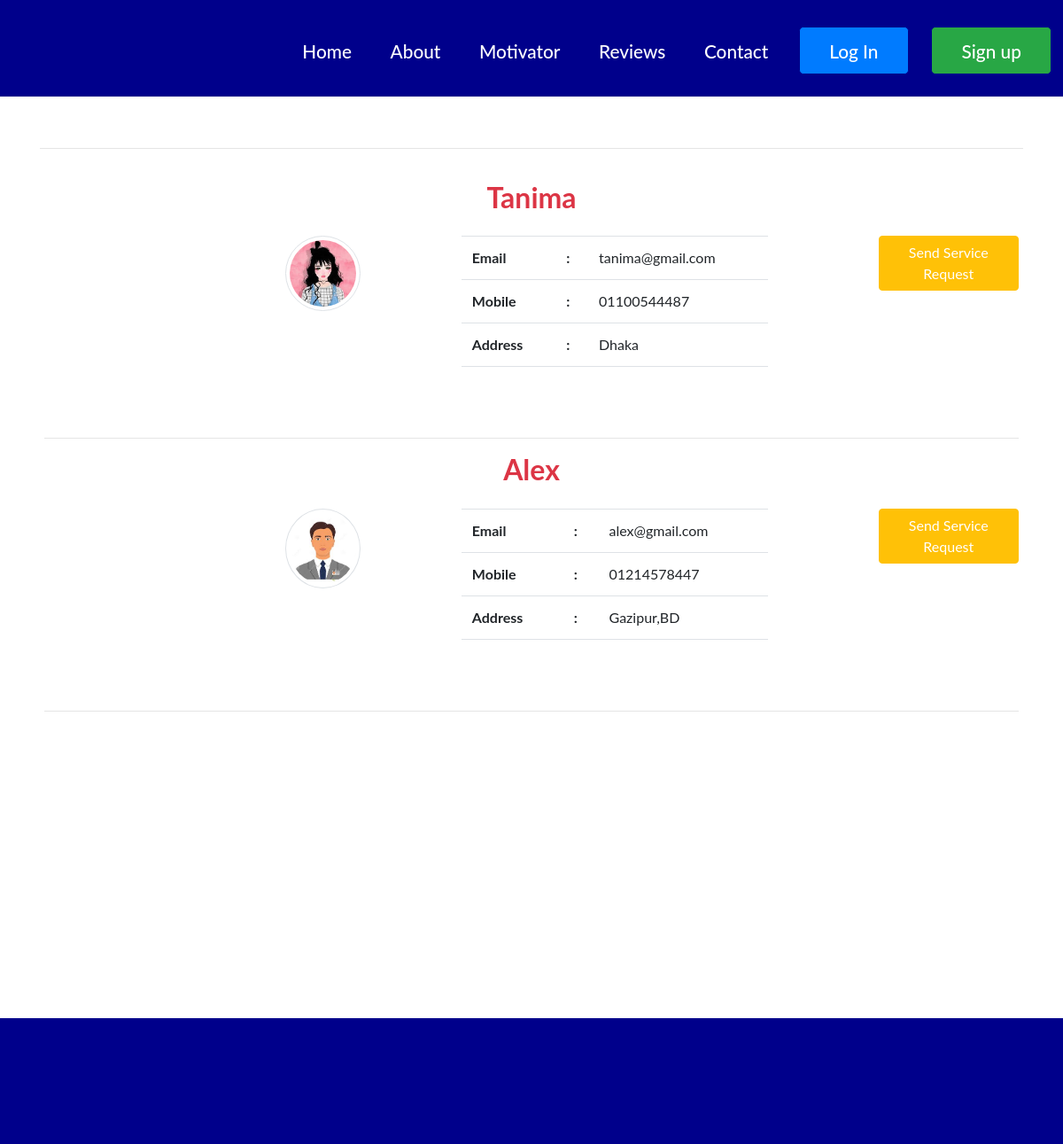
The app's page /web-motivator.php with its own data.
### tables this page shows
CREATE TABLE `user` (
  `id` bigint(20) NOT NULL,
  `name` varchar(50) NOT NULL,
  `email` varchar(100) NOT NULL,
  `mobile` varchar(21) NOT NULL,
  `address` text NOT NULL,
  `nid` varchar(50) NOT NULL,
  `password` varchar(32) NOT NULL,
  `photo` varchar(100) DEFAULT NULL,
  `joining_date` varchar(50) DEFAULT NULL,
  `role_id` int(11) NOT NULL,
  `slug` varchar(255) NOT NULL
);

### web-motivator.php (the view, shortened to what this page needs)
<?php
    require_once('functions/function.php');
    $select="SELECT * FROM user WHERE role_id='2' ORDER BY id DESC";
    $Q=mysqli_query($con,$select);
?>
<!DOCTYPE html>
<html lang="">
    <head>
        <link rel="stylesheet" href="websites-assets/css/all.min.css">
        <link rel="stylesheet" href="websites-assets/css/all.css">
        <link rel="stylesheet" href="websites-assets/css/bootstrap.min.css">
        <link rel="stylesheet" href="websites-assets/css/style.css">
    </head>
    <body>
        <div class="">
            <div class="container">
                <div class="top-nav">
                    <nav class="navbar fixed-top navbar-expand-md navbar-primary header-top">
                    <div class="collapse navbar-collapse" id="menus">
                        <ul class="navbar-nav ml-auto">
                            <li class="nav-item"><a href="index.php" class="nav-link"> Home</a></li>
                            <li class="nav-item"><a href="index.php#section-2" class="nav-link"> About</a></li>
                            <li class="nav-item"><a href="web-motivator.php" class="nav-link">Motivator</a></li>
                            <li class="nav-item"><a href="web-review.php" class="nav-link">Reviews</a></li>
                            <li class="nav-item"><a href="index.php#section-5" class="nav-link"> Contact</a></li>
                            <li class="nav-item"><a class="btn btn-primary btn-lg txt" href="login.php" class="nav-link">Log In</a></li>
                            <li class="nav-item"><a class="btn btn-success btn-lg txt" href="sign-up.php" class="nav-link">Sign up</a></li>
                        </ul>
                    </div>
                    </nav>
                </div>
            </div>
        </div>
        <div class="container recommendation_container">
                <hr>
                <div class="row">
                <div class="card-body">
                    <?php
                        foreach($Q as $data){
                    ?>
                    <div class="row">
                        <div class="col-md-12">
                            <h2 class="text-center recommendation_spot_title text-danger"><b><?= $data['name'] ?></b></h2>
                        </div>
                    </div>
                    <br>
                    <div class="row">
                        <div class="col-md-2">
                        </div>
                        <div class="col-md-3">
                        <?php
                            if($data['photo']!=''){
                        ?>
                            <img src="uploads/<?=$data['photo']?>" alt="User photo" class="rounded-circle img-fluid mx-auto d-block profile-img img-thumbnail" height="85px" width="85px">
                        <?php
                            }else{
                        ?>
                            <img src="assets/img/avatar.jpg" alt="User photo" class="rounded-circle img-fluid mx-auto d-block profile-img img-thumbnail" height="85px" width="85px">
                        <?php
                        }
                        ?>
                        </div>
                        <div class="col-md-4">
                            <table class="table">
                                <tr>
                                    <td><b>Email </b></td>
                                    <td><b>:</b></td>
                                    <td><?= $data['email'] ?></td>
                                </tr>
                                <tr>
                                    <td><b>Mobile </b></td>
                                    <td><b>:</b></td>
                                    <td><?= $data['mobile'] ?></td>
                                </tr>
                                <tr>
                                    <td><b>Address </td>
                                    <td><b>:</b></td>
                                    <td><?= $data['address'] ?></td>
                                </tr>
                                <tr>
                                    <td></td>
                                    <td></td>
                                    <td></td>
                                </tr>
                            </table>
                        </div>
                        <div class="col-md-1">
                        </div>
                        <div class="col-md-2">
                            <a href="service-request.php?s=<?= $data['id'] ?>" class="btn btn-warning text-white">Send Service Request</a>
                        </div>
                    </div>
                    <br>
                    <hr class="recommendation_hr">
                    <?php
                    }
                    ?>
                </div>
                </div>
        </div>
        <div class="fotter">
            <div class="container">
                <div class="fotter-grids">
                <div class="col-md-4 fotter-middle">
                    <div class="col-md-4 fotter-right" style="padding-left:10px">
                        <br/>
                    </div>
                    <div class="social-icons">
                        <a href="#"><span class="facebook"> </span></a>
                        <a href="#"><span class="twitter"> </span></a>
                        <a href="#"><span class="googleplus"> </span></a>
                        <a href="#"><span class="pinterest"> </span></a>
                        <a href="#"><span class="instagram"> </span></a>
                    </div>
                    <div class="clearfix"></div>
                </div>
                </div>
            </div>
        </div>
        <div class="copyright text-right">
        </div>
    </body>
</html>

### websites-assets/css/style.css (style rules this page uses)
.txt { color: white!important; }
body { margin:0; padding:0; font-family: 'Lato', sans-serif; -webkit-appearance:none; }
body a { transition:0.5s all; -webkit-transition:0.5s all; -moz-transition:0.5s all; -o-transition:0.5s all; -ms-transition:0.5s all; }
h1,h2,h3,h4,h5,h6 { margin:0; }
ul { margin:0; padding:0; }
.header-top { background:darkblue; min-height:32px; padding:1.5em 0; position: fixed; z-index: 9999; clear: both; border-bottom:1px solid rgba(128, 128, 128, 0.17); }
.top-nav ul { float:left; margin:0.4em 0 0 0; }
.top-nav ul li { display:inline-block; margin: 0 0.8em; }
.top-nav ul li a { color:white; text-decoration:none; padding:0.5em 1.6em; display:block; border:1px solid darkblue; font-size:1.3em; font-weight:500; }
.fotter { background:darkblue; height:121px; margin-top:11px; }
.social-icons { margin-top:3.5em; }
.social-icons a span { width:44px; height:39px; background:url('../images/social-icons.png') no-repeat 0px 0px; display:inline-block; margin: 0 0.5em; }
.social-icons a span.facebook { background-position: 0px 0px; }
.social-icons a span.twitter { background-position:-63px 0px; }
.social-icons a span.googleplus { background-position:-127px 0px; }
.social-icons a span.pinterest { background-position: -190px 0px; }
.social-icons a span.instagram { background-position:-254px 0px }
.social-icons { float:right; }
.copyright { background: darkblue; height:21px; }
.recommendation_container { margin-top: 167px; margin-bottom: 310px; }
.recommendation_spot_title { color:green; }
.recommendation_hr { font-weight: 2000; }

### records on screen
user: name "Tanima", photo (picture), email "tanima@gmail.com", mobile "01100544487", address "Dhaka"
user: name "Alex", photo (picture), email "alex@gmail.com", mobile "01214578447", address "Gazipur,BD"
